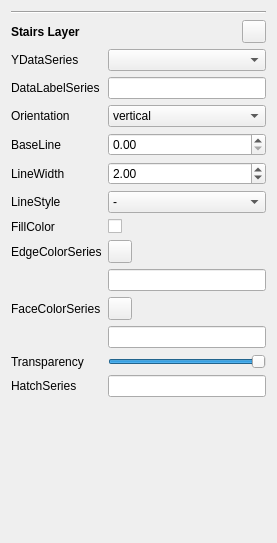
<?xml version="1.0" encoding="UTF-8"?>
<ui version="4.0">
 <class>Form</class>
 <widget class="QWidget" name="Form">
  <property name="geometry">
   <rect>
    <x>0</x>
    <y>0</y>
    <width>277</width>
    <height>543</height>
   </rect>
  </property>
  <property name="windowTitle">
   <string>Form</string>
  </property>
  <layout class="QVBoxLayout" name="verticalLayout">
   <item>
    <widget class="Line" name="line">
     <property name="orientation">
      <enum>Qt::Orientation::Horizontal</enum>
     </property>
    </widget>
   </item>
   <item>
    <layout class="QHBoxLayout" name="horizontalLayout">
     <item>
      <widget class="QLabel" name="label_6">
       <property name="font">
        <font>
         <bold>true</bold>
        </font>
       </property>
       <property name="text">
        <string>Stairs Layer</string>
       </property>
      </widget>
     </item>
     <item>
      <spacer name="horizontalSpacer">
       <property name="orientation">
        <enum>Qt::Orientation::Horizontal</enum>
       </property>
       <property name="sizeHint" stdset="0">
        <size>
         <width>40</width>
         <height>20</height>
        </size>
       </property>
      </spacer>
     </item>
     <item>
      <widget class="QToolButton" name="toolButton">
       <property name="styleSheet">
        <string notr="true">border-radius: 10rpx;</string>
       </property>
       <property name="text">
        <string/>
       </property>
       <property name="icon">
        <iconset resource="../resources/resources.qrc">
         <normaloff>:/icon/icons/minus-button.png</normaloff>:/icon/icons/minus-button.png</iconset>
       </property>
      </widget>
     </item>
    </layout>
   </item>
   <item>
    <layout class="QFormLayout" name="formLayout">
     <item row="0" column="0">
      <widget class="QLabel" name="label_2">
       <property name="text">
        <string>YDataSeries</string>
       </property>
      </widget>
     </item>
     <item row="0" column="1">
      <widget class="QComboBox" name="y_series_combo"/>
     </item>
     <item row="1" column="0">
      <widget class="QLabel" name="label_18">
       <property name="text">
        <string>DataLabelSeries</string>
       </property>
      </widget>
     </item>
     <item row="1" column="1">
      <widget class="QLineEdit" name="data_label_line"/>
     </item>
     <item row="2" column="0">
      <widget class="QLabel" name="label_5">
       <property name="text">
        <string>Orientation</string>
       </property>
      </widget>
     </item>
     <item row="2" column="1">
      <widget class="QComboBox" name="orientation_combo">
       <item>
        <property name="text">
         <string>vertical</string>
        </property>
       </item>
       <item>
        <property name="text">
         <string>horizontal</string>
        </property>
       </item>
      </widget>
     </item>
     <item row="3" column="0">
      <widget class="QLabel" name="label_3">
       <property name="text">
        <string>BaseLine</string>
       </property>
      </widget>
     </item>
     <item row="3" column="1">
      <widget class="QDoubleSpinBox" name="base_line_spin">
       <property name="maximum">
        <double>100000.000000000000000</double>
       </property>
       <property name="singleStep">
        <double>0.100000000000000</double>
       </property>
      </widget>
     </item>
     <item row="4" column="0">
      <widget class="QLabel" name="label_12">
       <property name="text">
        <string>LineWidth</string>
       </property>
      </widget>
     </item>
     <item row="4" column="1">
      <widget class="QDoubleSpinBox" name="line_width_spin">
       <property name="maximum">
        <double>100.000000000000000</double>
       </property>
       <property name="singleStep">
        <double>0.100000000000000</double>
       </property>
       <property name="value">
        <double>2.000000000000000</double>
       </property>
      </widget>
     </item>
     <item row="5" column="0">
      <widget class="QLabel" name="label_13">
       <property name="text">
        <string>LineStyle</string>
       </property>
      </widget>
     </item>
     <item row="5" column="1">
      <widget class="QComboBox" name="line_style_combo">
       <item>
        <property name="text">
         <string>-</string>
        </property>
       </item>
       <item>
        <property name="text">
         <string>--</string>
        </property>
       </item>
       <item>
        <property name="text">
         <string>-.</string>
        </property>
       </item>
       <item>
        <property name="text">
         <string>:</string>
        </property>
       </item>
      </widget>
     </item>
     <item row="6" column="0">
      <widget class="QLabel" name="label_4">
       <property name="text">
        <string>FillColor</string>
       </property>
      </widget>
     </item>
     <item row="6" column="1">
      <widget class="QCheckBox" name="fill_color_check">
       <property name="text">
        <string/>
       </property>
      </widget>
     </item>
     <item row="7" column="0">
      <widget class="QLabel" name="label_14">
       <property name="text">
        <string>EdgeColorSeries</string>
       </property>
      </widget>
     </item>
     <item row="7" column="1">
      <widget class="QToolButton" name="edge_color_series_btn">
       <property name="text">
        <string/>
       </property>
      </widget>
     </item>
     <item row="8" column="1">
      <widget class="QLineEdit" name="edge_color_series_line"/>
     </item>
     <item row="9" column="0">
      <widget class="QLabel" name="label_15">
       <property name="text">
        <string>FaceColorSeries</string>
       </property>
      </widget>
     </item>
     <item row="9" column="1">
      <widget class="QToolButton" name="face_color_series_btn">
       <property name="text">
        <string/>
       </property>
      </widget>
     </item>
     <item row="10" column="1">
      <widget class="QLineEdit" name="face_color_series_line"/>
     </item>
     <item row="11" column="0">
      <widget class="QLabel" name="label_16">
       <property name="text">
        <string>Transparency</string>
       </property>
      </widget>
     </item>
     <item row="11" column="1">
      <widget class="QSlider" name="transparency_slider">
       <property name="maximum">
        <number>100</number>
       </property>
       <property name="value">
        <number>100</number>
       </property>
       <property name="orientation">
        <enum>Qt::Orientation::Horizontal</enum>
       </property>
      </widget>
     </item>
     <item row="12" column="0">
      <widget class="QLabel" name="label_17">
       <property name="text">
        <string>HatchSeries</string>
       </property>
      </widget>
     </item>
     <item row="12" column="1">
      <widget class="QLineEdit" name="hatch_series_line"/>
     </item>
     <item row="13" column="1">
      <spacer name="verticalSpacer">
       <property name="orientation">
        <enum>Qt::Orientation::Vertical</enum>
       </property>
       <property name="sizeHint" stdset="0">
        <size>
         <width>20</width>
         <height>40</height>
        </size>
       </property>
      </spacer>
     </item>
    </layout>
   </item>
  </layout>
 </widget>
 <resources>
  <include location="../resources/resources.qrc"/>
 </resources>
 <connections/>
</ui>
